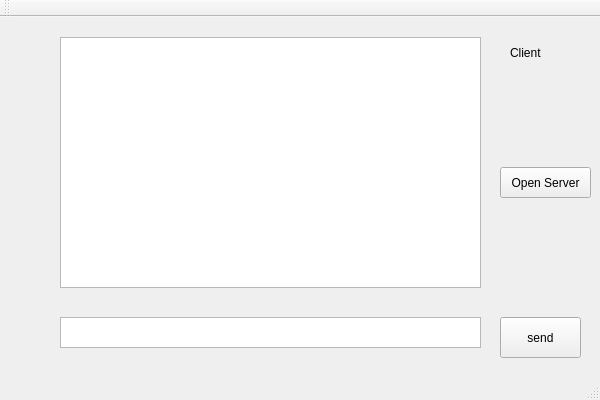
<?xml version="1.0" encoding="UTF-8"?>
<ui version="4.0">
 <class>MainFormClass</class>
 <widget class="QMainWindow" name="MainFormClass">
  <property name="geometry">
   <rect>
    <x>0</x>
    <y>0</y>
    <width>600</width>
    <height>400</height>
   </rect>
  </property>
  <property name="windowTitle">
   <string>MainForm</string>
  </property>
  <widget class="QWidget" name="centralWidget">
   <widget class="QTextEdit" name="SendMsgEdit">
    <property name="geometry">
     <rect>
      <x>60</x>
      <y>300</y>
      <width>421</width>
      <height>31</height>
     </rect>
    </property>
   </widget>
   <widget class="QPlainTextEdit" name="RecvMsgEdit">
    <property name="geometry">
     <rect>
      <x>60</x>
      <y>20</y>
      <width>421</width>
      <height>251</height>
     </rect>
    </property>
    <property name="readOnly">
     <bool>true</bool>
    </property>
   </widget>
   <widget class="QPushButton" name="SendBtn">
    <property name="geometry">
     <rect>
      <x>500</x>
      <y>300</y>
      <width>81</width>
      <height>41</height>
     </rect>
    </property>
    <property name="text">
     <string>send</string>
    </property>
   </widget>
   <widget class="QLabel" name="label">
    <property name="geometry">
     <rect>
      <x>510</x>
      <y>30</y>
      <width>54</width>
      <height>12</height>
     </rect>
    </property>
    <property name="text">
     <string>Client</string>
    </property>
   </widget>
   <widget class="QPushButton" name="OpenBtn">
    <property name="geometry">
     <rect>
      <x>500</x>
      <y>150</y>
      <width>91</width>
      <height>31</height>
     </rect>
    </property>
    <property name="text">
     <string>Open Server</string>
    </property>
   </widget>
  </widget>
  <widget class="QMenuBar" name="menuBar">
   <property name="geometry">
    <rect>
     <x>0</x>
     <y>0</y>
     <width>600</width>
     <height>23</height>
    </rect>
   </property>
  </widget>
  <widget class="QToolBar" name="mainToolBar">
   <attribute name="toolBarArea">
    <enum>TopToolBarArea</enum>
   </attribute>
   <attribute name="toolBarBreak">
    <bool>false</bool>
   </attribute>
  </widget>
  <widget class="QStatusBar" name="statusBar"/>
 </widget>
 <layoutdefault spacing="6" margin="11"/>
 <resources>
  <include location="MainForm.qrc"/>
 </resources>
 <connections/>
</ui>
